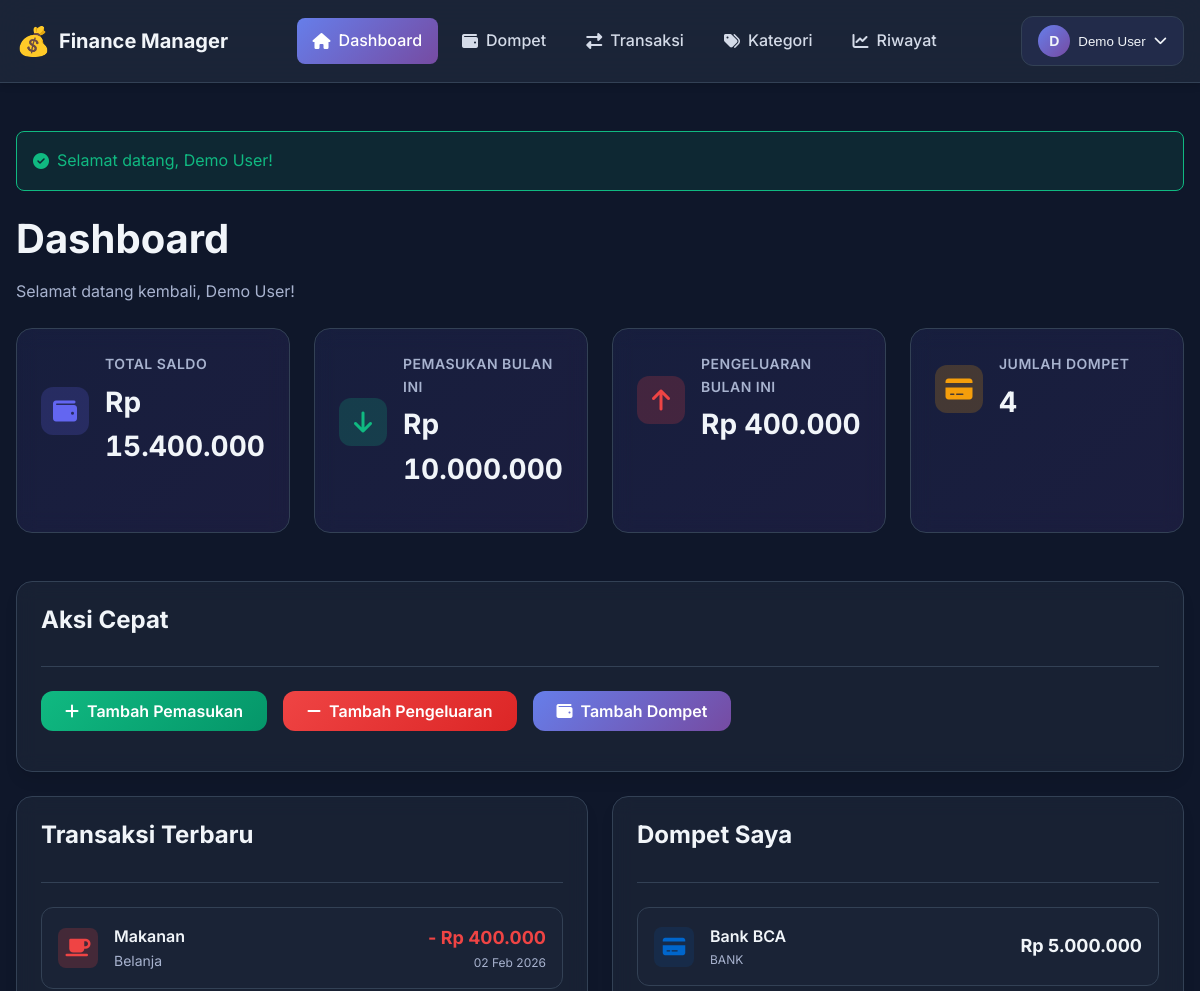
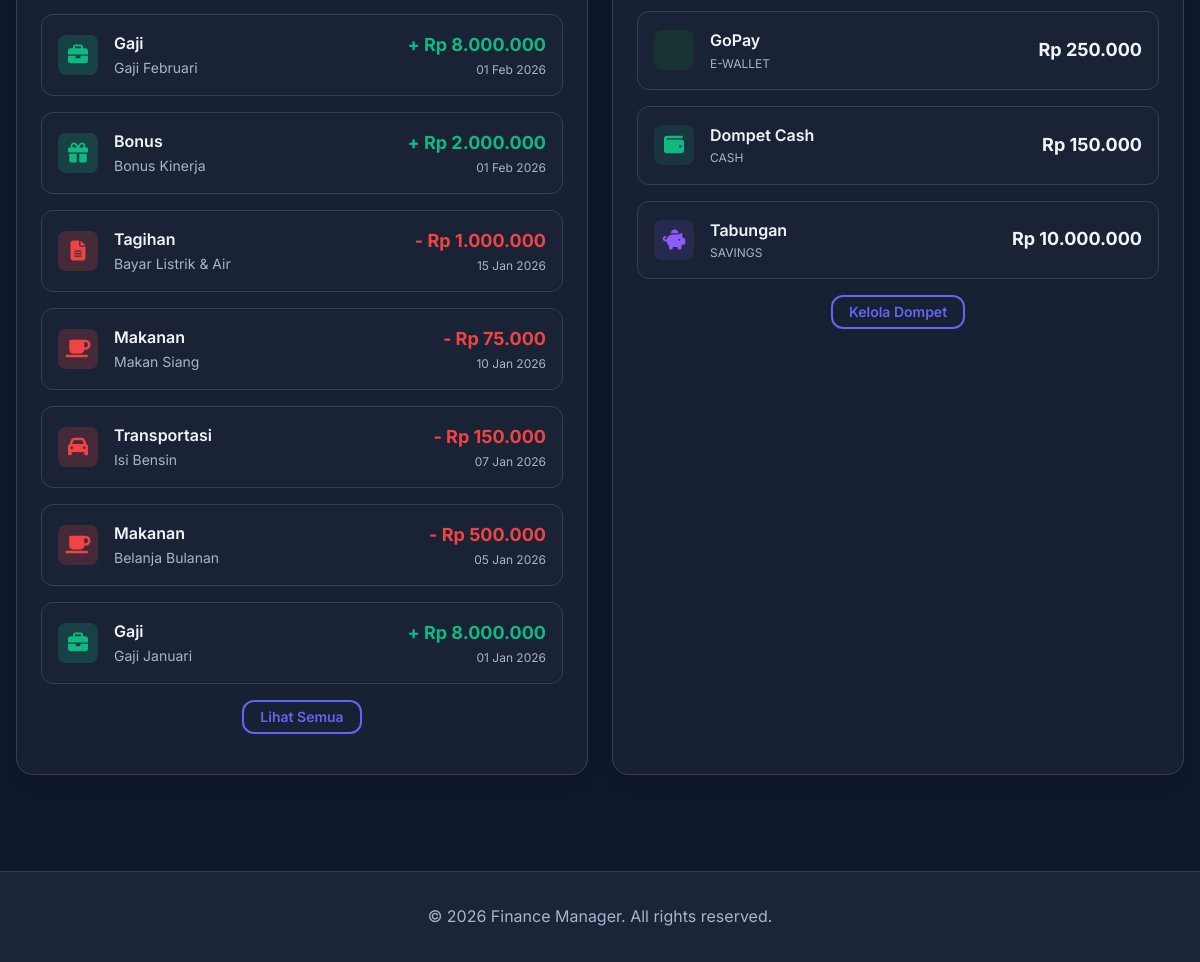
/index.php (signed in), run on the app's committed database (2 pictures, top to bottom).
### tables this page shows
CREATE TABLE users (
    id INT AUTO_INCREMENT PRIMARY KEY,
    username VARCHAR(50) NOT NULL UNIQUE,
    email VARCHAR(100) NOT NULL UNIQUE,
    password VARCHAR(255) NOT NULL,
    full_name VARCHAR(100) NOT NULL,
    created_at TIMESTAMP DEFAULT CURRENT_TIMESTAMP,
    updated_at TIMESTAMP DEFAULT CURRENT_TIMESTAMP ON UPDATE CURRENT_TIMESTAMP,
    INDEX idx_username (username),
    INDEX idx_email (email)
);

CREATE TABLE transactions (
    id INT AUTO_INCREMENT PRIMARY KEY,
    user_id INT NOT NULL,
    wallet_id INT NOT NULL,
    category_id INT NOT NULL,
    type ENUM('income', 'expense') NOT NULL,
    amount DECIMAL(15, 2) NOT NULL,
    description TEXT,
    transaction_date DATE NOT NULL,
    created_at TIMESTAMP DEFAULT CURRENT_TIMESTAMP,
    updated_at TIMESTAMP DEFAULT CURRENT_TIMESTAMP ON UPDATE CURRENT_TIMESTAMP,
    FOREIGN KEY (user_id) REFERENCES users(id) ON DELETE CASCADE,
    FOREIGN KEY (wallet_id) REFERENCES wallets(id) ON DELETE CASCADE,
    FOREIGN KEY (category_id) REFERENCES categories(id) ON DELETE CASCADE,
    INDEX idx_user_id (user_id),
    INDEX idx_wallet_id (wallet_id),
    INDEX idx_category_id (category_id),
    INDEX idx_transaction_date (transaction_date),
    INDEX idx_type (type)
);

CREATE TABLE categories (
    id INT AUTO_INCREMENT PRIMARY KEY,
    user_id INT NOT NULL,
    name VARCHAR(100) NOT NULL,
    type ENUM('income', 'expense') NOT NULL,
    color VARCHAR(7) DEFAULT '#6B7280',
    icon VARCHAR(50) DEFAULT 'tag',
    is_active TINYINT(1) DEFAULT 1,
    created_at TIMESTAMP DEFAULT CURRENT_TIMESTAMP,
    FOREIGN KEY (user_id) REFERENCES users(id) ON DELETE CASCADE,
    INDEX idx_user_id (user_id),
    INDEX idx_type (type)
);

CREATE TABLE wallets (
    id INT AUTO_INCREMENT PRIMARY KEY,
    user_id INT NOT NULL,
    name VARCHAR(100) NOT NULL,
    type ENUM('bank', 'e-wallet', 'cash', 'savings', 'investment') NOT NULL,
    balance DECIMAL(15, 2) DEFAULT 0.00,
    color VARCHAR(7) DEFAULT '#4F46E5',
    icon VARCHAR(50) DEFAULT 'wallet',
    description TEXT,
    is_active TINYINT(1) DEFAULT 1,
    created_at TIMESTAMP DEFAULT CURRENT_TIMESTAMP,
    updated_at TIMESTAMP DEFAULT CURRENT_TIMESTAMP ON UPDATE CURRENT_TIMESTAMP,
    FOREIGN KEY (user_id) REFERENCES users(id) ON DELETE CASCADE,
    INDEX idx_user_id (user_id),
    INDEX idx_is_active (is_active)
);

### includes/functions.php (called while the page is built, shortened)
<?php
function formatCurrency($amount) {
    return 'Rp ' . number_format($amount, 0, ',', '.');
}
function formatDate($date, $format = 'd M Y') {
    $months = [
        'Jan' => 'Jan', 'Feb' => 'Feb', 'Mar' => 'Mar', 'Apr' => 'Apr',
        'May' => 'Mei', 'Jun' => 'Jun', 'Jul' => 'Jul', 'Aug' => 'Agu',
        'Sep' => 'Sep', 'Oct' => 'Okt', 'Nov' => 'Nov', 'Dec' => 'Des'
    ];
    $formatted = date($format, strtotime($date));
    return str_replace(array_keys($months), array_values($months), $formatted);
}
function isLoggedIn() {
    return isset($_SESSION['user_id']);
}
function getUserId() {
    return $_SESSION['user_id'] ?? null;
}
function getCurrentUser() {
    $sql = "SELECT id, username, email, full_name FROM users WHERE id = ?";
    return fetchOne($sql, [getUserId()]);
}
function getFlash() {
    if (isset($_SESSION['flash'])) {
        $flash = $_SESSION['flash'];
        return $flash;
    }
    return null;
}

### config/database.php (called while the page is built, shortened)
<?php
try {
    $dsn = "mysql:host=" . DB_HOST . ";dbname=" . DB_NAME . ";charset=" . DB_CHARSET;
    $options = [
        PDO::ATTR_ERRMODE            => PDO::ERRMODE_EXCEPTION,
        PDO::ATTR_DEFAULT_FETCH_MODE => PDO::FETCH_ASSOC,
        PDO::ATTR_EMULATE_PREPARES   => false,
    ];
    $pdo = new PDO($dsn, DB_USER, DB_PASS, $options);
} catch (PDOException $e) {
    error_log("Database Connection Error: " . $e->getMessage());
    die("Database connection failed. Please try again later.");
}
function query($sql, $params = []) {
    global $pdo;
    try {
        $stmt = $pdo->prepare($sql);
        $stmt->execute($params);
        return $stmt;
    } catch (PDOException $e) {
        error_log("Query Error: " . $e->getMessage());
        throw $e;
    }
}
function fetchAll($sql, $params = []) {
    return query($sql, $params)->fetchAll();
}
function fetchOne($sql, $params = []) {
    return query($sql, $params)->fetch();
}

### index.php (the view)
<?php
require_once __DIR__ . '/includes/header.php';
$userId = getUserId();
$totalBalanceQuery = "SELECT COALESCE(SUM(balance), 0) as total FROM wallets WHERE user_id = ? AND is_active = 1";
$totalBalance = fetchOne($totalBalanceQuery, [$userId])['total'];
$currentYear = date('Y');
$currentMonth = date('n');
$incomeQuery = "SELECT COALESCE(SUM(amount), 0) as total FROM transactions
                WHERE user_id = ? AND type = 'income'
                AND YEAR(transaction_date) = ? AND MONTH(transaction_date) = ?";
$monthlyIncome = fetchOne($incomeQuery, [$userId, $currentYear, $currentMonth])['total'];
$expenseQuery = "SELECT COALESCE(SUM(amount), 0) as total FROM transactions
                 WHERE user_id = ? AND type = 'expense'
                 AND YEAR(transaction_date) = ? AND MONTH(transaction_date) = ?";
$monthlyExpense = fetchOne($expenseQuery, [$userId, $currentYear, $currentMonth])['total'];
$walletCount = fetchOne("SELECT COUNT(*) as count FROM wallets WHERE user_id = ? AND is_active = 1", [$userId])['count'];
$recentTransactions = fetchAll(
    "SELECT t.*, c.name as category_name, c.icon as category_icon, c.color as category_color,
            w.name as wallet_name
     FROM transactions t
     JOIN categories c ON t.category_id = c.id
     JOIN wallets w ON t.wallet_id = w.id
     WHERE t.user_id = ?
     ORDER BY t.transaction_date DESC, t.created_at DESC
     LIMIT 10",
    [$userId]
);
$wallets = fetchAll(
    "SELECT * FROM wallets WHERE user_id = ? AND is_active = 1 ORDER BY created_at ASC",
    [$userId]
);
?>
<div class="page-header mb-3">
    <h1>Dashboard</h1>
    <p style="color: var(--text-muted);">Selamat datang kembali, <?php echo $user['full_name']; ?>!</p>
</div>
<div class="stats-grid">
    <div class="stat-card">
        <div class="stat-header">
            <div class="stat-icon balance">
                <i class="fas fa-wallet"></i>
            </div>
            <div class="stat-info">
                <div class="stat-label">Total Saldo</div>
                <div class="stat-value"><?php echo formatCurrency($totalBalance); ?></div>
            </div>
        </div>
    </div>
    <div class="stat-card">
        <div class="stat-header">
            <div class="stat-icon income">
                <i class="fas fa-arrow-down"></i>
            </div>
            <div class="stat-info">
                <div class="stat-label">Pemasukan Bulan Ini</div>
                <div class="stat-value"><?php echo formatCurrency($monthlyIncome); ?></div>
            </div>
        </div>
    </div>
    <div class="stat-card">
        <div class="stat-header">
            <div class="stat-icon expense">
                <i class="fas fa-arrow-up"></i>
            </div>
            <div class="stat-info">
                <div class="stat-label">Pengeluaran Bulan Ini</div>
                <div class="stat-value"><?php echo formatCurrency($monthlyExpense); ?></div>
            </div>
        </div>
    </div>
    <div class="stat-card">
        <div class="stat-header">
            <div class="stat-icon wallet">
                <i class="fas fa-credit-card"></i>
            </div>
            <div class="stat-info">
                <div class="stat-label">Jumlah Dompet</div>
                <div class="stat-value"><?php echo $walletCount; ?></div>
            </div>
        </div>
    </div>
</div>
<div class="card mb-3">
    <div class="card-header">
        <h3 class="card-title">Aksi Cepat</h3>
    </div>
    <div class="card-body">
        <div class="d-flex gap-2" style="flex-wrap: wrap;">
            <a href="/uangnew/transactions.php?action=add&type=income" class="btn btn-success">
                <i class="fas fa-plus"></i>
                <span>Tambah Pemasukan</span>
            </a>
            <a href="/uangnew/transactions.php?action=add&type=expense" class="btn btn-danger">
                <i class="fas fa-minus"></i>
                <span>Tambah Pengeluaran</span>
            </a>
            <a href="/uangnew/wallets.php?action=add" class="btn btn-primary">
                <i class="fas fa-wallet"></i>
                <span>Tambah Dompet</span>
            </a>
        </div>
    </div>
</div>
<div class="grid grid-2">
    <div class="card">
        <div class="card-header">
            <h3 class="card-title">Transaksi Terbaru</h3>
        </div>
        <div class="card-body">
            <?php if (empty($recentTransactions)): ?>
                <div class="empty-state">
                    <div class="empty-state-icon">
                        <i class="fas fa-inbox"></i>
                    </div>
                    <h3 class="empty-state-title">Belum Ada Transaksi</h3>
                    <p class="empty-state-description">Mulai catat transaksi Anda untuk mengelola keuangan dengan lebih baik</p>
                </div>
            <?php else: ?>
                <div class="transaction-list">
                    <?php foreach ($recentTransactions as $transaction): ?>
                        <div class="transaction-item">
                            <div class="transaction-icon <?php echo $transaction['type']; ?>">
                                <i class="fas fa-<?php echo $transaction['category_icon']; ?>"></i>
                            </div>
                            <div class="transaction-info">
                                <div class="transaction-category"><?php echo $transaction['category_name']; ?></div>
                                <div class="transaction-description">
                                    <?php echo $transaction['description'] ?: $transaction['wallet_name']; ?>
                                </div>
                            </div>
                            <div style="text-align: right;">
                                <div class="transaction-amount <?php echo $transaction['type']; ?>">
                                    <?php echo $transaction['type'] === 'income' ? '+' : '-'; ?>
                                    <?php echo formatCurrency($transaction['amount']); ?>
                                </div>
                                <div class="transaction-date"><?php echo formatDate($transaction['transaction_date']); ?></div>
                            </div>
                        </div>
                    <?php endforeach; ?>
                </div>
                <div class="text-center mt-2">
                    <a href="/uangnew/transactions.php" class="btn btn-outline btn-sm">Lihat Semua</a>
                </div>
            <?php endif; ?>
        </div>
    </div>
    <div class="card">
        <div class="card-header">
            <h3 class="card-title">Dompet Saya</h3>
        </div>
        <div class="card-body">
            <?php if (empty($wallets)): ?>
                <div class="empty-state">
                    <div class="empty-state-icon">
                        <i class="fas fa-wallet"></i>
                    </div>
                    <h3 class="empty-state-title">Belum Ada Dompet</h3>
                    <p class="empty-state-description">Tambahkan dompet untuk mulai mengelola keuangan</p>
                </div>
            <?php else: ?>
                <div style="display: flex; flex-direction: column; gap: 1rem;">
                    <?php foreach ($wallets as $wallet): ?>
                        <div style="display: flex; justify-content: space-between; align-items: center; padding: 1rem; background: rgba(30, 41, 59, 0.4); border-radius: var(--radius-lg); border: 1px solid var(--border);">
                            <div style="display: flex; align-items: center; gap: 1rem;">
                                <div style="width: 40px; height: 40px; border-radius: var(--radius-md); background: <?php echo $wallet['color']; ?>20; color: <?php echo $wallet['color']; ?>; display: flex; align-items: center; justify-content: center; font-size: 1.25rem;">
                                    <i class="fas fa-<?php echo $wallet['icon']; ?>"></i>
                                </div>
                                <div>
                                    <div style="font-weight: 600; color: var(--text-primary);"><?php echo $wallet['name']; ?></div>
                                    <div style="font-size: 0.75rem; color: var(--text-muted); text-transform: uppercase;"><?php echo ucfirst($wallet['type']); ?></div>
                                </div>
                            </div>
                            <div style="text-align: right; font-weight: 700; font-size: 1.125rem;">
                                <?php echo formatCurrency($wallet['balance']); ?>
                            </div>
                        </div>
                    <?php endforeach; ?>
                </div>
                <div class="text-center mt-2">
                    <a href="/uangnew/wallets.php" class="btn btn-outline btn-sm">Kelola Dompet</a>
                </div>
            <?php endif; ?>
        </div>
    </div>
</div>
<?php require_once __DIR__ . '/includes/footer.php'; ?>

### includes/header.php (shortened to what this page needs)
<?php
require_once __DIR__ . '/../config/database.php';
require_once __DIR__ . '/../includes/functions.php';
$user = getCurrentUser();
$currentPage = basename($_SERVER['PHP_SELF'], '.php');
?>
<!DOCTYPE html>
<html lang="id">
<head>
    <link rel="stylesheet" href="https://cdnjs.cloudflare.com/ajax/libs/font-awesome/6.4.0/css/all.min.css">
    <link rel="stylesheet" href="/uangnew/assets/css/style.css">
    <link rel="stylesheet" href="/uangnew/assets/css/components.css">
    <link rel="stylesheet" href="/uangnew/assets/css/app.css">
</head>
<body>
    <nav class="navbar">
        <div class="container">
            <div class="navbar-content">
                <div class="navbar-brand">
                    <span class="brand-icon">💰</span>
                    <span class="brand-text"><?php echo APP_NAME; ?></span>
                </div>
                <div class="navbar-menu" id="navbarMenu">
                    <a href="/uangnew/index.php" class="nav-link <?php echo $currentPage === 'index' ? 'active' : ''; ?>">
                        <i class="fas fa-home"></i>
                        <span>Dashboard</span>
                    </a>
                    <a href="/uangnew/wallets.php" class="nav-link <?php echo $currentPage === 'wallets' ? 'active' : ''; ?>">
                        <i class="fas fa-wallet"></i>
                        <span>Dompet</span>
                    </a>
                    <a href="/uangnew/transactions.php" class="nav-link <?php echo $currentPage === 'transactions' ? 'active' : ''; ?>">
                        <i class="fas fa-exchange-alt"></i>
                        <span>Transaksi</span>
                    </a>
                    <a href="/uangnew/categories.php" class="nav-link <?php echo $currentPage === 'categories' ? 'active' : ''; ?>">
                        <i class="fas fa-tags"></i>
                        <span>Kategori</span>
                    </a>
                    <a href="/uangnew/history.php" class="nav-link <?php echo $currentPage === 'history' ? 'active' : ''; ?>">
                        <i class="fas fa-chart-line"></i>
                        <span>Riwayat</span>
                    </a>
                </div>
                <div class="navbar-user">
                    <div class="user-dropdown">
                        <button class="user-dropdown-toggle">
                            <div class="user-avatar"><?php echo strtoupper(substr($user['full_name'], 0, 1)); ?></div>
                            <span class="user-name"><?php echo $user['full_name']; ?></span>
                            <i class="fas fa-chevron-down"></i>
                        </button>
                    </div>
                </div>
            </div>
        </div>
    </nav>
    <main class="main-content" id="main-content" role="main">
        <div class="container">
            <?php $flash = getFlash(); if ($flash): ?>
                <div class="alert alert-<?php echo $flash['type']; ?>">
                    <i class="fas fa-<?php echo $flash['type'] === 'success' ? 'check-circle' : 'exclamation-circle'; ?>"></i>
                    <?php echo $flash['message']; ?>
                </div>
            <?php endif; ?>

### data on the page
users: full_name "D", full_name "Demo User"
transactions: category.name "Makanan", description "Belanja", amount "Rp 400.000", transaction_date "02 Feb 2026"
transactions: category.name "Gaji", description "Gaji Februari", amount "Rp 8.000.000", transaction_date "01 Feb 2026"
transactions: category.name "Bonus", description "Bonus Kinerja", amount "Rp 2.000.000", transaction_date "01 Feb 2026"
transactions: category.name "Tagihan", description "Bayar Listrik & Air", amount "Rp 1.000.000", transaction_date "15 Jan 2026"
transactions: category.name "Makanan", description "Makan Siang", amount "Rp 75.000", transaction_date "10 Jan 2026"
transactions: category.name "Transportasi", description "Isi Bensin", amount "Rp 150.000", transaction_date "07 Jan 2026"
transactions: category.name "Makanan", description "Belanja Bulanan", amount "Rp 500.000", transaction_date "05 Jan 2026"
transactions: category.name "Gaji", description "Gaji Januari", amount "Rp 8.000.000", transaction_date "01 Jan 2026"
wallets: name "Bank BCA", type "BANK", balance "Rp 5.000.000"
wallets: name "GoPay", type "E-WALLET", balance "Rp 250.000"
wallets: name "Dompet Cash", type "CASH", balance "Rp 150.000"
wallets: name "Tabungan", type "SAVINGS", balance "Rp 10.000.000"

### other printed values
APP_NAME "Finance Manager"
$flash['message'] "Selamat datang, Demo User!"
formatCurrency($totalBalance) "Rp 15.400.000"
formatCurrency($monthlyIncome) "Rp 10.000.000"
formatCurrency($monthlyExpense) "Rp 400.000"
$walletCount "4"
